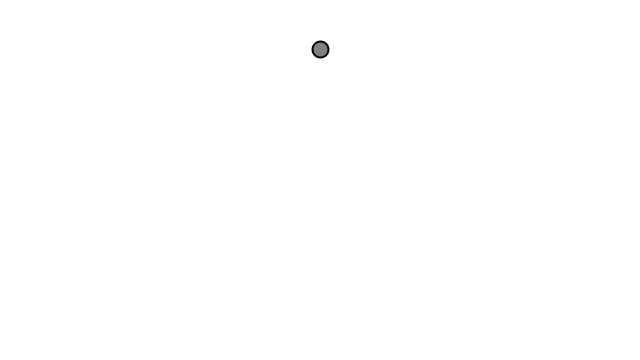
Frame 1 (no input)
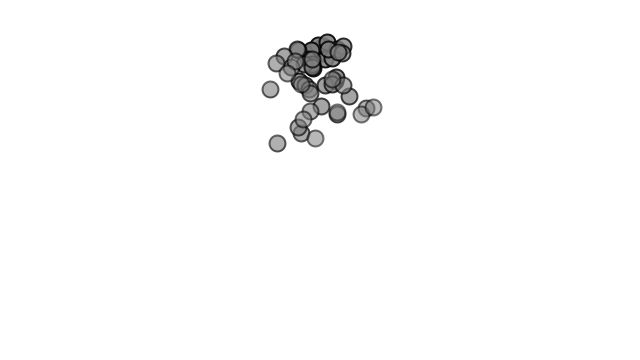
Frame 60 (the mouse pressed at the canvas centre just before this capture)
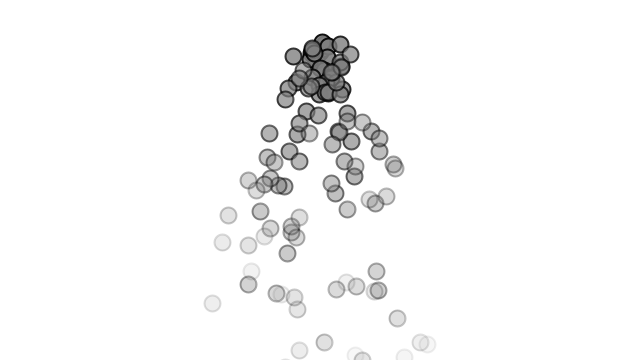
Frame 120 (the mouse held since frame 60 and released just before this capture)

The Processing sketch that drew these frames (run headless with seeded random() and noise(); from frame 60 on, the mouse is pressed at the canvas centre):

// Processing sketch: ParticleSystem
// ── ParticleSystem.pde
ArrayList<Particle> particles;

void setup(){
  size(640, 360);
  particles = new ArrayList<Particle>();
}

void draw(){
  background(255);
  
  particles.add(new Particle());
  
  for(int i=particles.size()-1; i>=0; i--){

    Particle p = particles.get(i);
    
    p.update();
    p.display();
    
    if(p.isDead()){
      particles.remove(i);
    }
  }

  
 //if(p.isDead())
  
}
// ── Particle.pde
class Particle{
  
  PVector location;
  PVector velocity;
  PVector acceleration;
  float mass;
  
  float lifeSpan = 255;
  
  Particle(){
    location = new PVector(width/2, 50);
    velocity = new PVector(random(-1,1), random(-1,1));
    acceleration = new PVector(0,0.05);
    mass = 1;
  }
  
  void applyForce(PVector force){
    PVector f = PVector.div(force, mass);
    acceleration.add(f);
  }
  
  void update(){
    velocity.add(acceleration);
    location.add(velocity);
    //acceleration.mult(0);
    
    lifeSpan -= 2;
  }
  
  boolean isDead(){
    if(lifeSpan <= 0)
      return true;
    else
      return false;
  }
  
  void display(){
    stroke(0, lifeSpan);
    strokeWeight(2);
    fill(127, lifeSpan);
    ellipse(location.x, location.y, 16, 16);
  }
}
